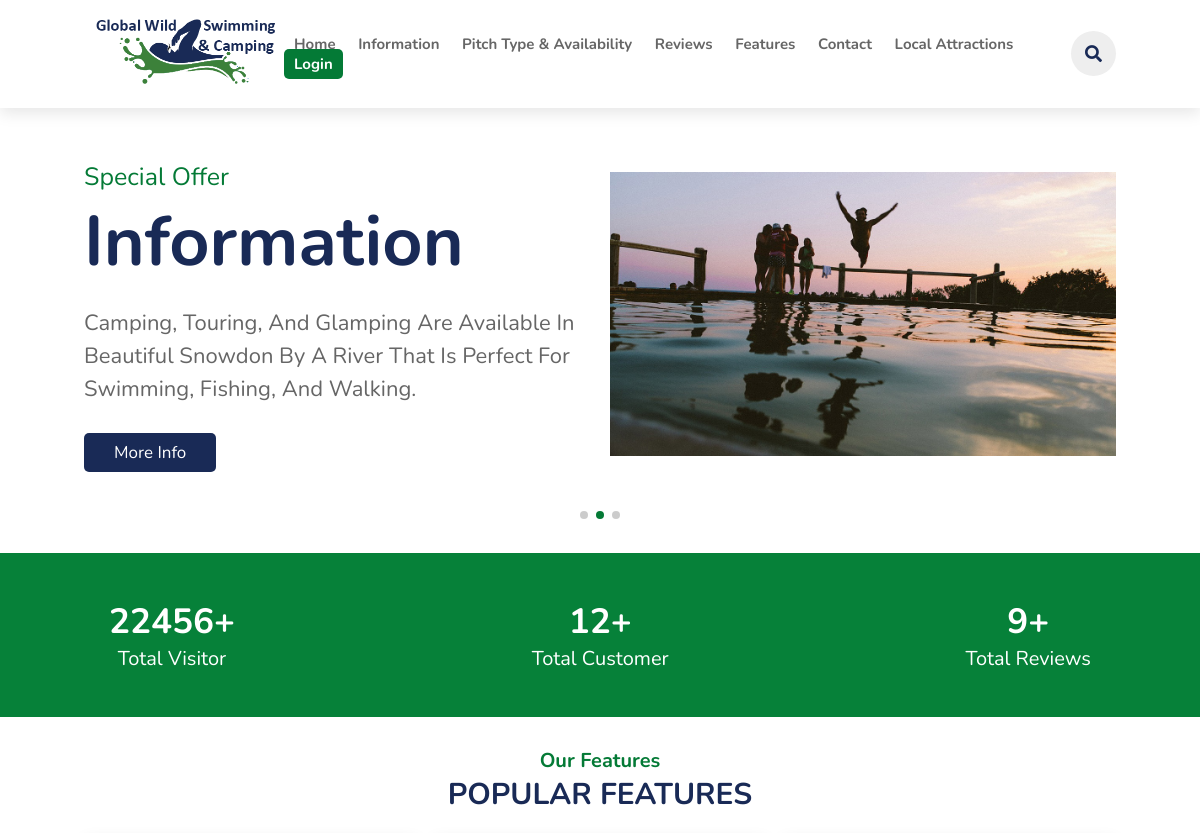
Before: / (upper part) with the older database file.
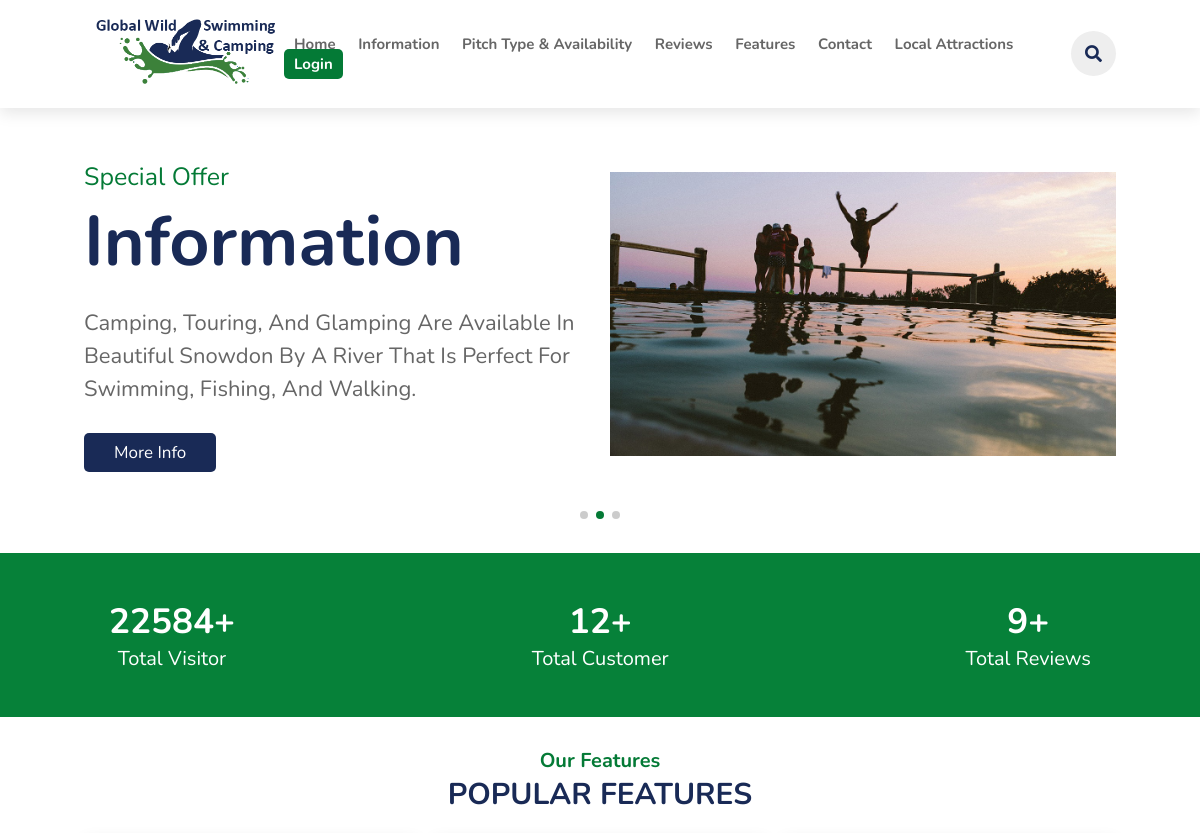
After: the same page with the newer database file.
### tables this page shows
CREATE TABLE `visitor_counter` (
  `id` int(255) NOT NULL,
  `counter` int(255) NOT NULL
);

### index.php (the view, shortened to what this page needs)
<?php
@include 'components/config.php';
?>
<!DOCTYPE html>
<html lang="en">
<head>
    <link rel="stylesheet" href="https://cdn.jsdelivr.net/npm/swiper@8/swiper-bundle.min.css" />
    <link rel="stylesheet" href="https://cdnjs.cloudflare.com/ajax/libs/font-awesome/5.15.3/css/all.min.css" />
    <link rel="stylesheet" href="css/style.css">
</head>
<body id="#searchId">
    <?php include 'components/header.php'; ?>
    <section class="home" id="#home">
        <div class="swiper mySwiper home-slider">
            <div class="swiper-wrapper wrapper">
                <div class="swiper-slide slide">
                    <div class="content">
                        <span>Special Offer</span>
                        <h3>Information</h3>
                        <p>Camping, touring, and glamping are available in beautiful Snowdon by a river that is perfect for swimming, fishing, and walking.</p>
                        <a href="information.php" class="btn">More Info</a>
                    </div>
                    <div class="image">
                        <img src="images/home-2.jpg" alt="">
                    </div>
                </div>
            </div>
            <br><br>
            <div class="swiper-pagination"></div>
        </div>
    </section>
    <section class="counter-section">
        <div class="counter-column">
            <div class="row">
                <?php
                $select_counter = $conn->prepare("SELECT * FROM `visitor_counter` WHERE id = 1");
                $select_counter->execute();
                if ($select_counter->rowCount() > 0) {
                    $fetch_counter = $select_counter->fetch(PDO::FETCH_ASSOC);
                ?>
                    <h2><?= $fetch_counter['counter']; ?>+</h2>
                <?php
                }
                ?>
                <p>Total Visitor</p>
            </div>
            <div class="row">
                <?php
                $select_user = $conn->prepare("SELECT COUNT(id) FROM `users`");
                $select_user->execute();
                if ($select_user->rowCount() > 0) {
                    $fetch_user = $select_user->fetch(PDO::FETCH_ASSOC);
                ?>
                    <h2><?= $fetch_user['COUNT(id)']; ?>+</h2>
                <?php
                }
                ?>
                <p>Total Customer</p>
            </div>
            <div class="row">
                <?php
                $select_reviews = $conn->prepare("SELECT COUNT(Id) FROM `reviews`;");
                $select_reviews->execute();
                if ($select_reviews->rowCount() > 0) {
                    $fetch_reviews = $select_reviews->fetch(PDO::FETCH_ASSOC);
                ?>
                    <h2><?= $fetch_reviews['COUNT(Id)']; ?>+</h2>
                <?php
                }
                ?>
                <p>Total Reviews</p>
            </div>
        </div>
    </section>
    <section class="features" id="feature">
        <h3 class="sub-heading">Our Features</h3>
        <h1 class="heading">Popular features</h1>
    </section>
</body>
</html>

Changed rows visible on the page:
changed visitor_counter: counter "22456" → "22584"
